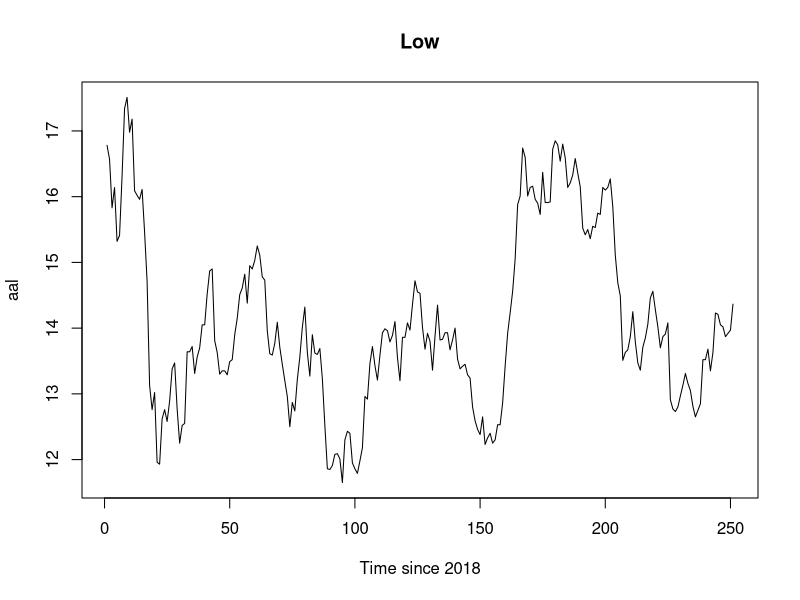
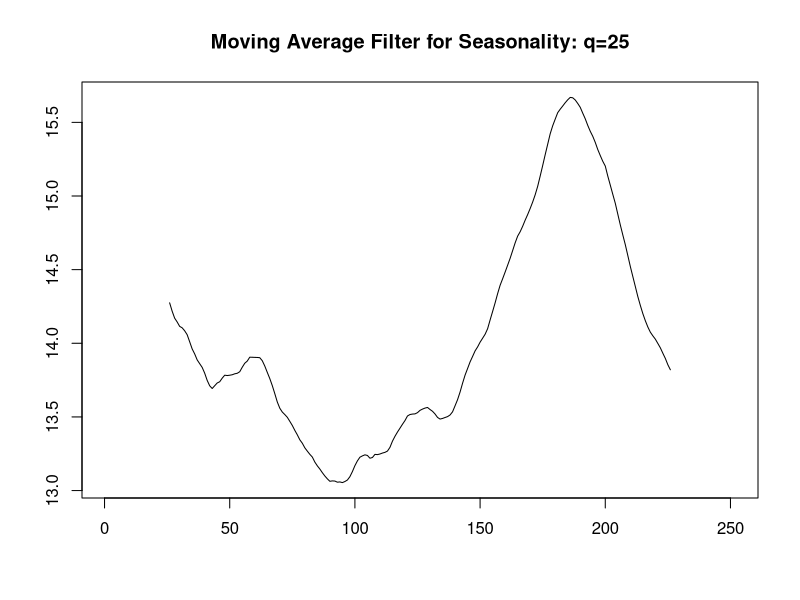
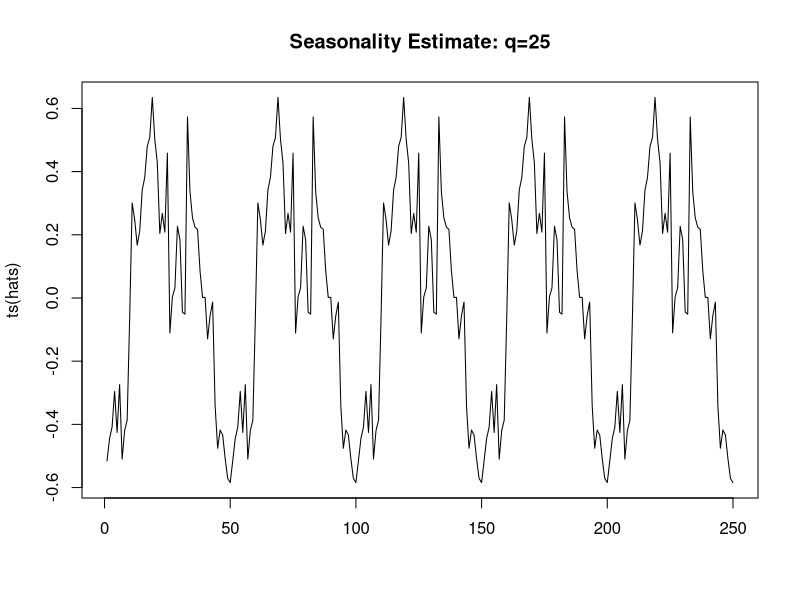
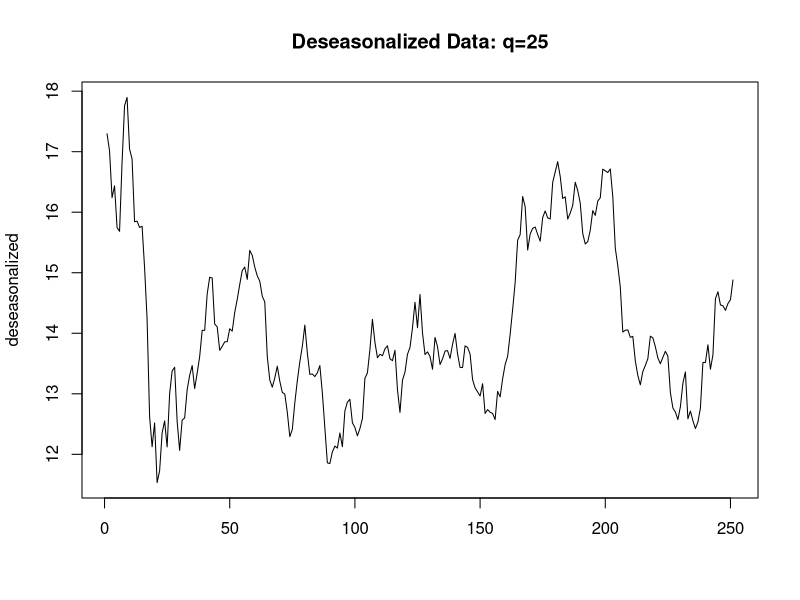
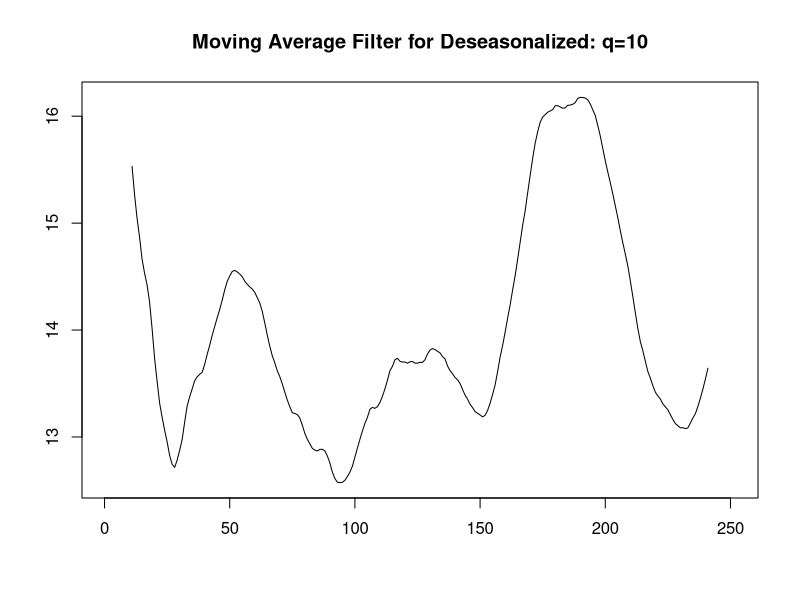
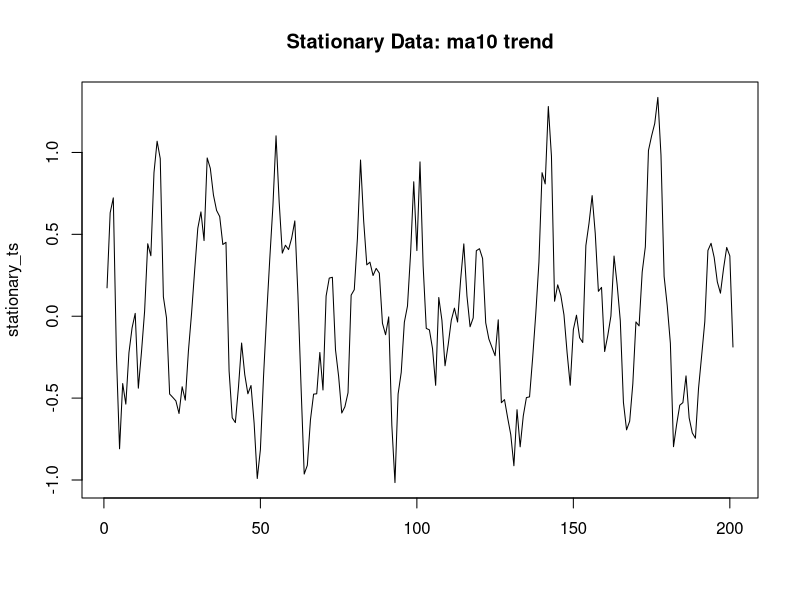
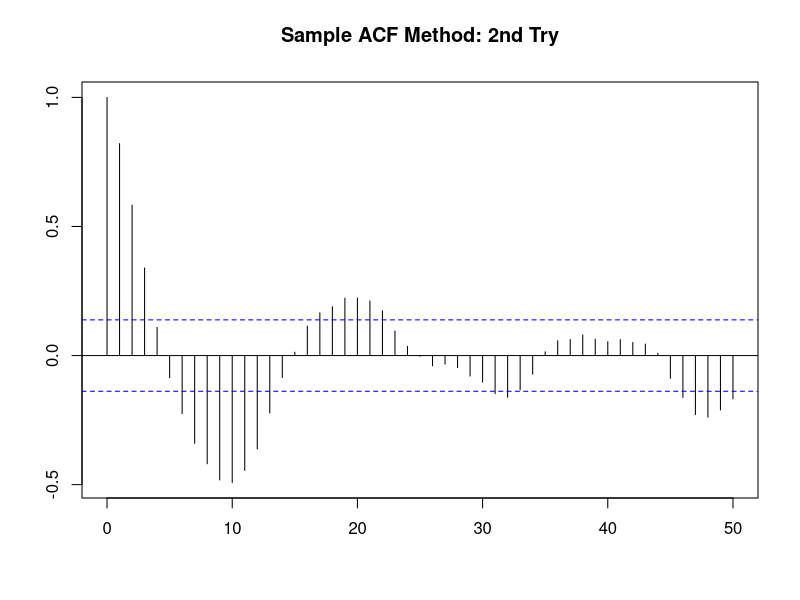
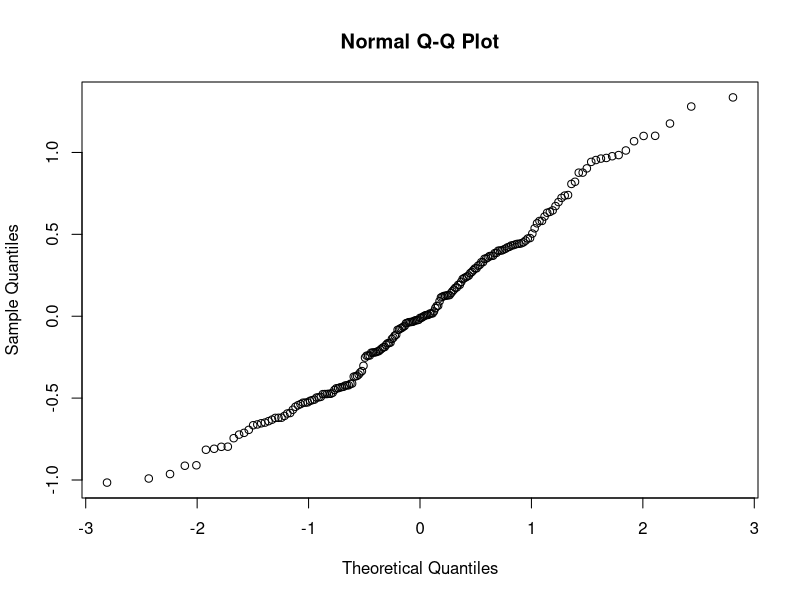

These figures' R source, in order:
setwd('/Users/aravindkotikelapudi/Desktop/School_Work/Spring_2023/STA_137/Project')
setwd('STA-137-Final-Project')

aal_table <- read.csv('AAL.csv')
t <- 1:nrow(aal_table)
aal_low <- aal_table$Low
aal <- ts(aal_low)

#Plotting the time series
t <- 1:nrow(aal_table)
plot.ts(aal, xlab="Time since 2018",main='Low' )






#Smooth components: Trend and Seasonality


#Removing Seasonality

#Applying a moving average filter with size q=d/2 (d is roughly 50), N=5
ma25 = filter(aal, sides=2, rep(1,51)/51)
plot(t, ma25, xlab="", ylab="",type="l", main='Moving Average Filter for Seasonality: q=25')

A = matrix(aal_low, ncol=50, byrow="TRUE")
M = matrix(ma25, ncol=50, byrow="TRUE")
mu = array(0,50)
for (k in 1:25) mu[k] = sum(A[2:5,k]-M[2:5,k])/4
for (k in 26:50) mu[k] = sum(A[1:4,k]-M[1:4,k])/4
hats = rep(mu-mean(mu),5)

plot.ts(ts(hats), xlab="",main='Seasonality Estimate: q=25' )

deseasonalized <- aal_low - hats
deseasonalized_ts <- ts(deseasonalized)
plot.ts(deseasonalized, xlab="",main='Deseasonalized Data: q=25' )

ma10 = filter(deseasonalized, sides=2, rep(1,21)/21)
plot(t, ma10, xlab="", ylab="",type="l", main='Moving Average Filter for Deseasonalized: q=10')

stationary <- deseasonalized- as.numeric(ma10)
stationary <- stationary[26:226]  #Edge values are cut off
stationary_ts <- ts(stationary)
plot.ts(stationary_ts, xlab="",main='Stationary Data: ma10 trend' )






#Analyzing residuals

#Sample ACF
acf(stationary, lag=50, xlab="", ylab="", main="Sample ACF Method: 2nd Try")

#Portmanteau Test
Box.test(stationary, lag=20, type="Ljung")

#QQ Plot
qq <- qqnorm(stationary)
R2 <- sum((qq$y-mean(qq$y))*qq$x)^2/(sum((qq$y-mean(qq$y))^2)*sum(qq$x^2))
R2






#ARMA Models
mean(stationary_ts) #about zero

acf(stationary_ts, lag=250, main='ACF of Residuals: 2nd Try')
pacf(stationary_ts, lag=400, main='PACF of Residuals: 2nd Try')

#AR(1) process
fit.aal_1 = ar.ols(stationary_ts, aic=F, order.max=1, demean=F, intercept=T)
fit.aal_1
fit.aal_1$asy.se


#AR(2) process
fit.aal_2 = ar.ols(stationary_ts, aic=F, order.max=2, demean=F, intercept=T)
fit.aal_2
fit.aal_2$asy.se


#Testing out both processes
#AR(1)
ar1.acf = ARMAacf(ar=c(0.8216), ma=0, 50)
ar1.pacf = ARMAacf(ar=c(0.8216), ma=0, 50, pacf=T)
ar1 = arima.sim(list(order=c(1,0,0), ar=0.8216), n=50)
plot.ts(ar1, main='Simulated AR(1) process: 2nd Try' )
plot.ts(ts(ar1.acf), main='Simulated AR(1) acf: 2nd Try' )
plot.ts(ts(ar1.pacf), main='Simulated AR(1) pacf: 2nd Try' )
#AR(2)
ar2.acf = ARMAacf(ar=c(1.0567, -0.2872), ma=0, 50)
ar2.pacf = ARMAacf(ar=c(1.0567, -0.2872), ma=0, 50, pacf=T)
ar2 = arima.sim(list(order=c(2,0,0), ar=c(1.0567, -0.2872)), n=50)
plot.ts(ar2, main='Simulated AR(2) process: 2nd Try' )
plot(ts(ar2.acf), main='Simulated AR(2) acf: 2nd Try' )
plot(ts(ar2.pacf), main='Simulated AR(2) pacf: 2nd Try')

#PROPERTIES OF ARMA PROCESSES
#ACF is 1 then slowly oscillates around 0.2, PACF is 1 then drops drastically to around 0
#AR(1) or AR(2) process: ACF tails off, and PACF cuts off after lag 1

#Looks like mean is moving
#Linear process: mean of 0 and ACVH is h dependent
#AR(1) process: mean of zero and ACF rh0(h) = psi^h (coefficients)
#Exponential decay of psi coefficients typical of ARMA processes

#AR(p): ACF tails off, PACF cuts off after lag p
#MA(q): ACF cuts off after lag q, PACF tails off
#ARMA(p,q): Both tail off

#Since PACF doesn't actually cut off, PACF isn't exactly AR(1) process


#Seeing if residuals conform to white noise
#AR(1)
ar1 = arima.sim(list(order=c(1,0,0), ar=0.8216), n=201)
final_residuals_ar1 <- stationary_ts - ar1
plot.ts(final_residuals_ar1, main='Final Residuals with AR(1) Process Removed: 2nd Try' )
acf(final_residuals_ar1, lag=250, main='ACF of Final Residuals from AR(1): 2nd Try')
pacf(final_residuals_ar1, lag=250, main='PACF of Final Residuals from AR(1): 2nd Try')
#AR(2)
ar2 = arima.sim(list(order=c(2,0,0), ar=c(1.0567, -0.2872)), n=201)
final_residuals_ar2 <- stationary_ts - ar2
plot.ts(final_residuals_ar2, main='Final Residuals with AR(2) Process Removed: 2nd Try' )
acf(final_residuals_ar2, lag=250, main='ACF of Final Residuals from AR(2): 2nd Try')
pacf(final_residuals_ar2, lag=250, main='PACF of Final Residuals from AR(2): 2nd Try')

